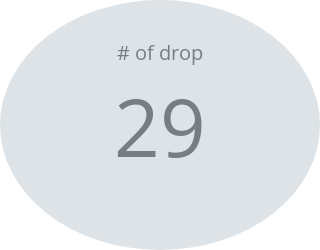

Write notebook code for a chart like this one.
### Markdown cell above
### # of drop

### Code cell
fig = go.Figure()

fig.add_trace(go.Indicator(
    mode = "number",
    value = n_of_drops,
    title = {"text": "# of drop"}))

fig.update_layout(height=250, width=250,
                  paper_bgcolor='#ffffff',
                  plot_bgcolor='#ffffff',
                  font_color='black',
                  margin=dict(l=0, r=0, t=0, b=0))

fig.update_yaxes(showline=False,showgrid=False,showticklabels=False)
fig.update_xaxes(showline=False,showgrid=False,showticklabels=False)

fig.add_shape(type="circle",
    xref="x", yref="y",
    fillcolor="#c7d0d8",
    x0=0, y0=0, x1=1, y1=1,
    line=dict(color="RoyalBlue",width=0),
    opacity=0.6
)

fig.show()

### Figure 1 — Plotly figure (JSON) as saved in the notebook; plotly's stock layout.template omitted (floating-point values rounded to 4 significant figures)
{"data": [{"mode": "number", "title": {"text": "# of drop"}, "type": "indicator", "value": 29}], "layout": {"font": {"color": "black"}, "height": 250, "margin": {"b": 0, "l": 0, "r": 0, "t": 0}, "paper_bgcolor": "#ffffff", "plot_bgcolor": "#ffffff", "shapes": [{"fillcolor": "#c7d0d8", "line": {"color": "RoyalBlue", "width": 0}, "opacity": 0.6, "type": "circle", "x0": 0, "x1": 1, "xref": "x", "y0": 0, "y1": 1, "yref": "y"}], "width": 250, "xaxis": {"autorange": true, "range": [0, 1], "showgrid": false, "showline": false, "showticklabels": false}, "yaxis": {"autorange": true, "range": [0, 1], "showgrid": false, "showline": false, "showticklabels": false}}}
